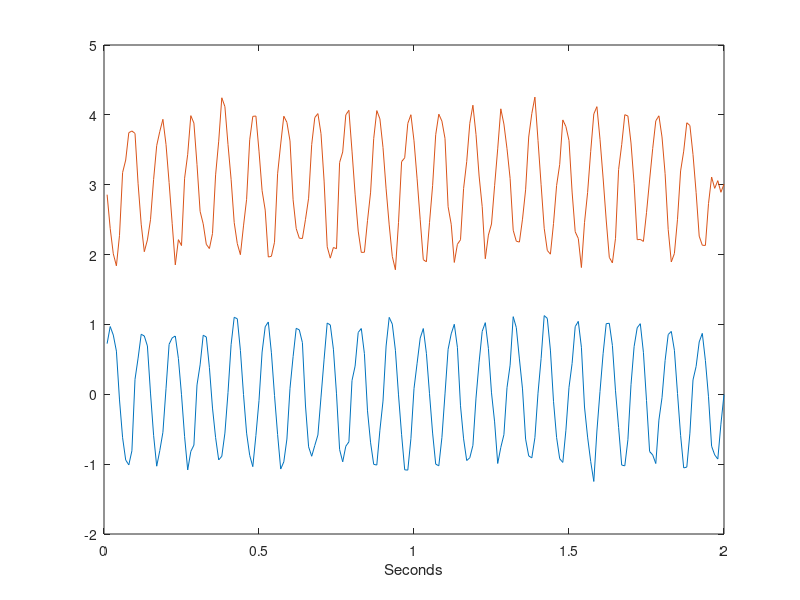

This figure's MATLAB source: (Note: this script raises an error after producing the figure.)

% Demo for MAR spectral estimation

f=10;
secs=2;
ns=100;
t=[1/ns:1/ns:secs]';
N=length(t);
noise_dev=0.1;;
noise1=noise_dev*randn(N,1);
noise2=noise_dev*randn(N,1);

delay=50; % ms delay
delay_in_samples=ns*delay/1000;

x1=sin(2*pi*f*t);
y1=x1+noise1;
dy1=[y1(delay_in_samples:end);noise_dev*randn(delay_in_samples-1,1)];
y2=dy1+noise2;
y=[y1,y2];

h=figure;
set(h,'name','Data');
plot(t,y1);
hold on
plot(t,y2+3);
xlabel('Seconds');

p=10; % order of MAR model
freqs=[0.5:0.5:32];
mar = spm_mar(y,p);
mar = spm_mar_spectra (mar,freqs,ns,1);


